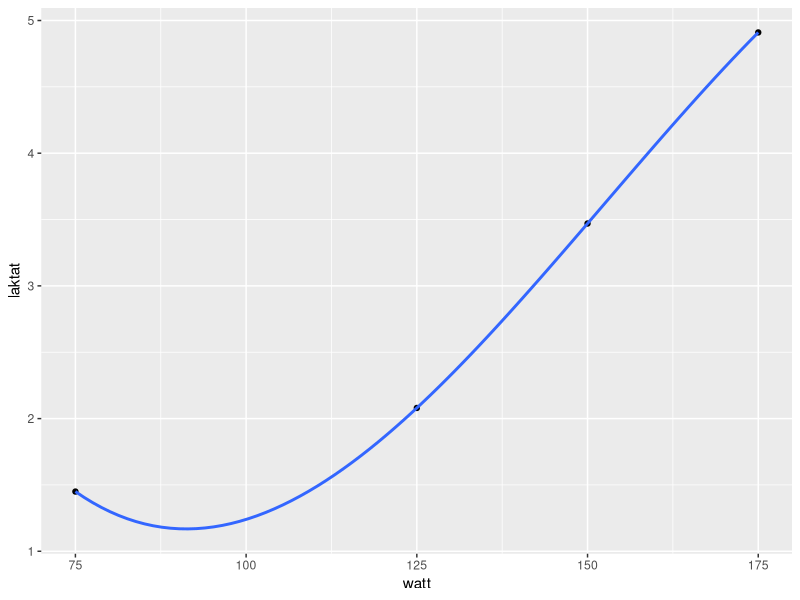
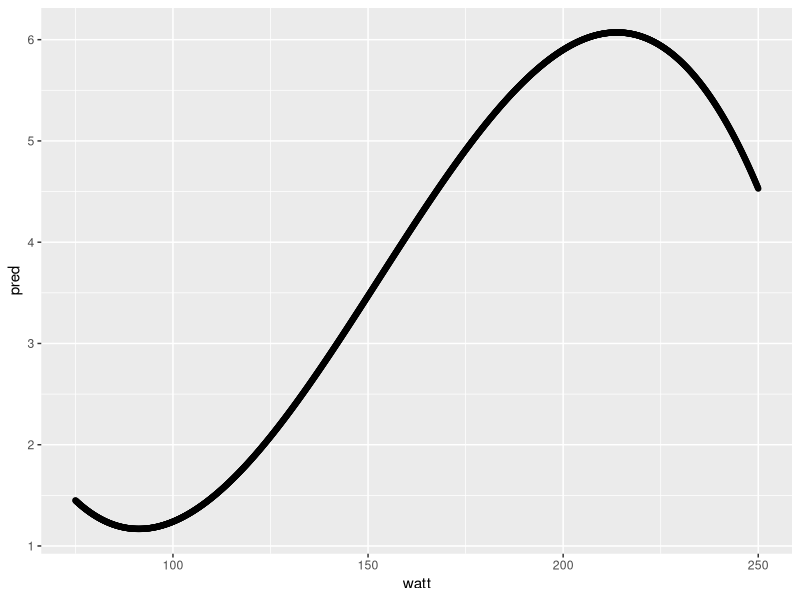

These charts were generated, in order, by the following R code:
## ---- chunk 1
library(tidyverse)
  

library(readxl)
Data <- read_excel("Data.xlsx",na = "NA")

dat <- Data %>%
  select(Subject, Tid, lac.75:lac.250) %>%
  pivot_longer(names_to = "watt",
               values_to = "laktat",
               names_prefix = "lac.",
               names_transform = list(watt = as.numeric),
               cols = lac.75:lac.250) %>%

  
   filter(Subject == 1,
         Tid == "pre",
         !is.na(laktat)) %>% # Remove NA values #kan ta bort filter?
  print()


dat %>%
  ggplot(aes(watt, laktat)) + geom_point() +
  
  geom_smooth(method = "lm", se = FALSE, 
              formula = y ~ poly(x, 3)) # kan ta bort?

# Fit the model
model <- lm(laktat ~ watt + I(watt^2) + I(watt^3), data = dat)

new_data <- data.frame(watt = seq(from = 75, to = 250, by = 0.1)) # lagde tabellen fra 75- 250w slik at det skal bli mulig å sammenligne mellom solum og vetle

new_data$pred <- predict(model, newdata = new_data)

new_data$distance <- abs(new_data$pred - 4)



new_data %>%
  filter(distance == min(distance)) %>% # watt ved 4mmol <3
  print()



new_data %>%
  ggplot(aes(watt, pred)) + geom_point()

summary(model) # kan ta bort?

predict(model) # kan ta bort?
  
## ---- chunk 2
lt <- function(data)  { 
  
  m <- lm(laktat ~ watt + I(watt^2) + I(watt^3), data = data)
  
  new_data <- data.frame(watt = seq(from = min(data$watt), to = max(data$watt), by = 0.01))
  
  new_data$pred <-predict(m, newdata = new_data)
  
  new_data$watt.4mmol <- abs(new_data$pred - 4)
  
  new_data$watt.2mmol <- abs(new_data$pred - 2)
  
  
  results <- data.frame(watt.4mmol = new_data[which.min(new_data$watt.4mmol),1]) %>%
  
  data.frame(watt.2mmol = new_data[which.min(new_data$watt.2mmol),1])
  
  return(results)

 # figur som viser snitt av solum og vetle?
  
  
  

  
  }

lt(dat)

## ---- chunk 3

dat <- Data %>%
  select(Subject, Tid, lac.75:lac.250) %>%
  pivot_longer(names_to = "watt",
               values_to = "laktat",
               names_prefix = "lac.",
               names_transform = list(watt = as.numeric),
               cols = lac.75:lac.250) %>%
  
  filter(!is.na(laktat)) %>%
  
  group_by(Tid, Subject) %>%
  
  mutate(n = n()) %>%
  filter(n >= 4) %>%
  
  group_modify(~ lt(.)) %>% # fasit tabell
  print()


